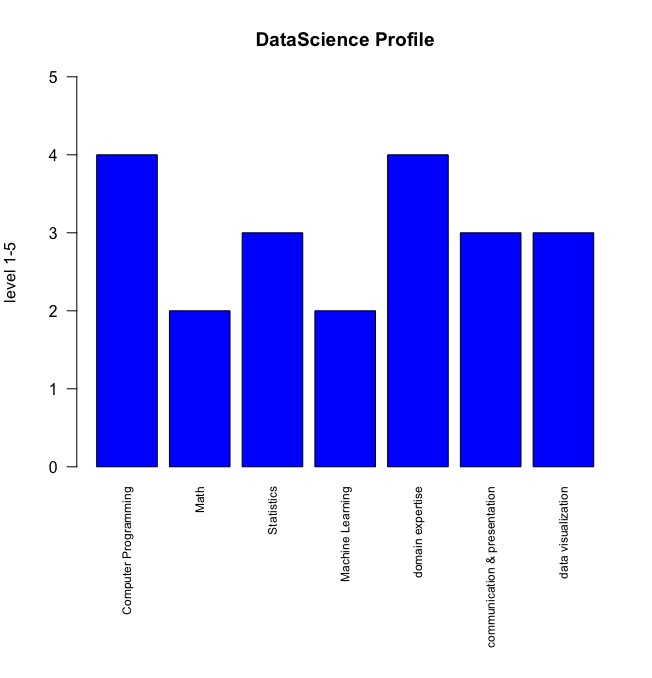

Source code (R):
skills <- c("Computer Programming", "Math", "Statistics", "Machine Learning", "domain expertise", "communication & presentation", "data visualization")
level <- c(4, 2, 3, 2, 4, 3, 3)
shravan <- data.frame(skills, level)
op <- par(mar=c(11,4,4,2))
barplot(shravan$level, names=shravan$skills, ylab = "level 1-5", ylim=c(0,5), main="DataScience Profile", cex.names=.75, las=2, col="blue")
rm(op)
